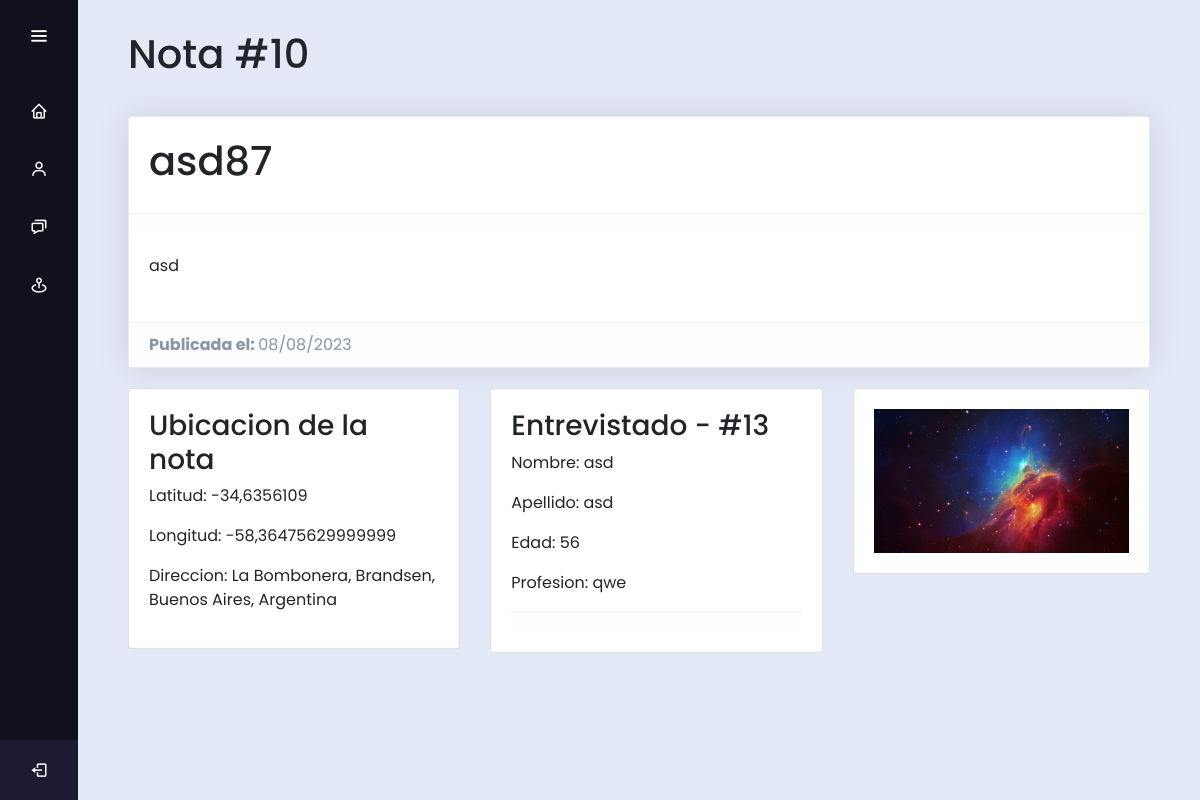
Before: /notes/10 with the older database file.
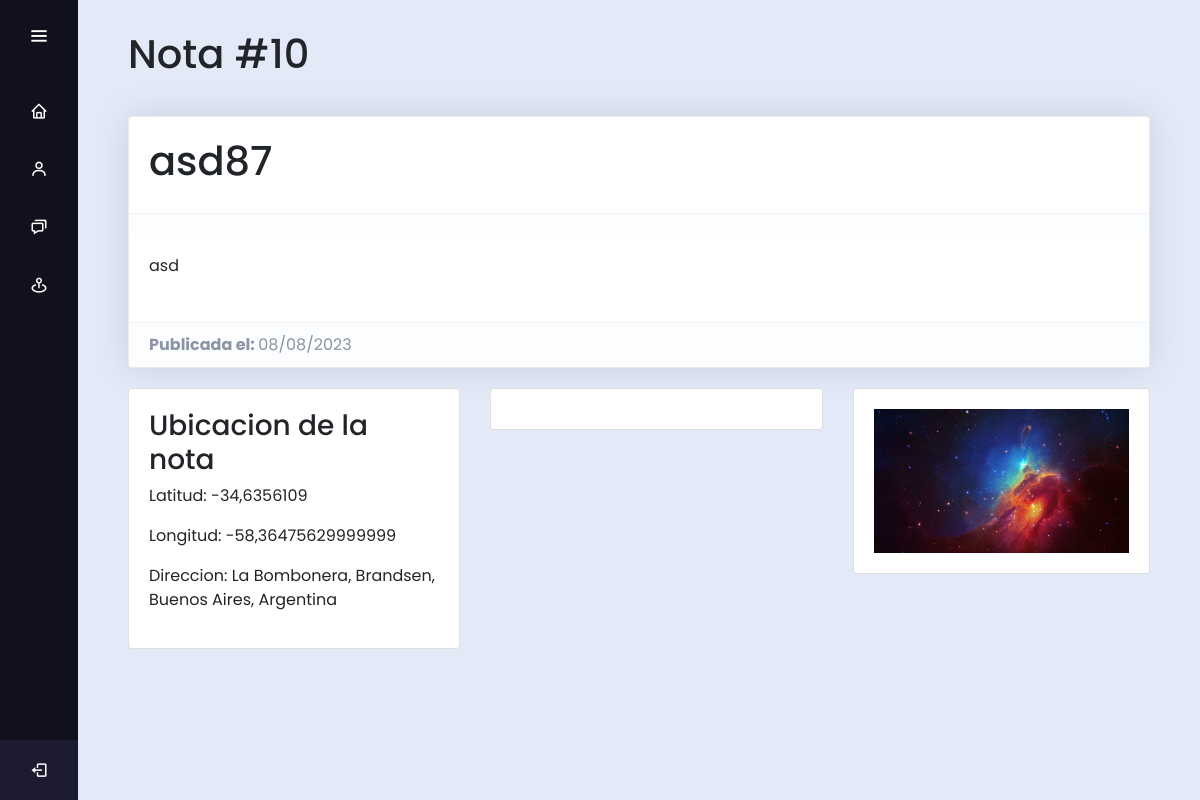
After: the same page with the newer database file.
### maps/models.py (models this page shows, shortened)
class Note(models.Model):
    user = models.ForeignKey(CustomUser, on_delete=models.CASCADE, default=CustomUser)
    titulo = models.TextField()
    texto = models.TextField()
    nroVisita = models.AutoField(primary_key=True)
    fechaHora = models.DateTimeField(auto_now_add=True)
    ubic = models.ForeignKey(Address, on_delete=models.CASCADE)
    entrevista = models.BooleanField(default=True)
    fechaEntr = models.DateField(null=True, blank=True)
    imagen = models.ImageField(upload_to='fotos/', blank=True, null=True)

class Address(models.Model):
    OPCIONES = (
        ('Cultivo', 'Cultivo'),
        ('Terreno', 'Terreno'),
        ('Rio', 'Rio'),
    )
    tipo = models.CharField(
        choices=OPCIONES,
        max_length=25,
        null=True
    )
    nombre = models.TextField()
    address = models.TextField()
    lat = models.FloatField(blank=True, null=True)
    long = models.FloatField(blank=True, null=True)

class Entrevistado(models.Model):
    nombre = models.TextField()
    apellido = models.TextField()
    edad = models.TextField(validators=[validators.RegexValidator(r'^[0-9]+$', 'Ingrese un valor numérico válido.')])
    profesion = models.TextField()
    nota = models.ForeignKey('Note', on_delete=models.CASCADE, related_name='entrevistados', blank=True, null=True)

### maps/views.py (the view)
# urls.py: path('notes/<int:note_id>', views.detail_page, name='detail_note'),
def detail_page(request, note_id):
    obj=get_object_or_404(Note,pk=note_id)
    entr = Entrevistado.objects.all()
    return render(request, 'det_nota.html', {'obj':obj, 'entr' : entr})

### deu_HM/templates/det_nota.html (shortened to what this page needs)
{% extends 'base.html' %}
{% load bootstrap5 %}
{% load static %}
{% block content %}
<head>
    <link href="https://maxcdn.bootstrapcdn.com/font-awesome/4.3.0/css/font-awesome.min.css" rel="stylesheet">
    <link rel="stylesheet" href="{% static 'css/notes.css' %}">
    <link rel="stylesheet" href="{% static 'css/new_address.css' %}">
</head>
<div style="padding-top: 30px;">
    <h1 style="padding-left: 50px; padding-bottom: 30px;">Nota #{{obj.pk}}</h1>
    <div class="card b-1 hover-shadow mb-20 mr-50 ml-50">
        <div class="media card-body">
            <h1>{{ obj.titulo }}</h1>
        </div>
        <footer class="card-footer flexbox align-items-center">
        </footer>
        <div class="media card-body">
            <div class="mb-2">
                <p>{{obj.texto}}</p>
            </div>
        </div>
        <footer class="card-footer flexbox align-items-center">
            <div>
                <strong>Publicada el: </strong>{{ obj.fechaHora|date:"d/m/Y" }}
            </div>
        </footer>
    </div>
</div>
<div class="container-fluid" style="padding-left: 50px;">
    <div class="row">
        <div class="col-md-4">
            <div class="card">
                <div class="card-body">
                    <h3 class="card-text">Ubicacion de la nota</h3>
                    <p>Latitud: {{obj.ubic.lat}}</p>
                    <p>Longitud: {{obj.ubic.long}}</p>
                    <p>Direccion: {{obj.ubic.address}}</p>
                </div>
            </div>
        </div>
            <div class="col-md-4 mr" style="width: 10rem;">
                <div class="card">
                    <div class="card-body">
                        {% for ent in entr %}
                            {% if ent.nota.pk == obj.pk %}
                                <h3 class="card-text">Entrevistado - #{{ent.pk}}</h3>
                                <p>Nombre: {{ent.nombre}}</p>
                                <p>Apellido: {{ent.apellido}}</p>
                                <p>Edad: {{ent.edad}}</p>
                                <p>Profesion: {{ent.profesion}}</p>
                                <footer class="card-footer flexbox align-items-center"></footer>
                            {% endif %}
                        {% endfor %}
                    </div>
                </div>
            </div>
        <div class="col-md-4" style="padding-right: 50px;">
            <div class="card">
            {% if obj.imagen %}
                <div class="card-body">
                    <img src="{{ obj.imagen.url }}" alt="Imagen">
                </div>
            {% endif %}
            </div>
        </div>
    </div>
</div>
{% endblock %}

### deu_HM/templates/base.html (shortened to what this page needs)
{% load static %}
<!DOCTYPE html>
<html lang="en" dir="ltr">
<head>
  <link rel="stylesheet" href='{% static "css/base.css" %}'>
  <link rel="stylesheet" href="https://cdnjs.cloudflare.com/ajax/libs/font-awesome/5.15.3/css/all.min.css">
  <link rel="stylesheet" href="https://cdn.jsdelivr.net/npm/bootstrap@4.3.1/dist/css/bootstrap.min.css"
>
  <link href='https://unpkg.com/boxicons@2.0.7/css/boxicons.min.css' rel='stylesheet'>
</head>
<header>
  <div class="sidebar">
    <div class="logo-details">
      <i class='bx bx-menu' id="btn"></i>
    </div>
    <ul class="nav-list">
      <li>
        <a href="{% url 'home' %}">
          <i class='bx bx-home'></i>
        </a>
      </li>
      <li>
        <a href="{% url 'profile' %}">
          <i class='bx bx-user'></i>
        </a>
      </li>
      <li>
        <a href="{% url 'notes' %}">
          <i class='bx bx-chat'></i>
        </a>
      </li>
      <li>
        <a href="{% url 'get_ubics' %}">
          <i class='bx bx-map-pin'></i>
        </a>
      </li>
      <li class="profile">
        <div class="profile-details">
          <div class="name_job">
            <div class="job">
            </div>
            <a href="{% url 'logout' %}" class="log_out"><i class='bx bx-log-out' id="log_out"></i></a>
      </li>
    </ul>
  </div>
</header>
<body>
  <section class="home-section">
    {% block content %}
    {% endblock %}
  </section>
</body>
<link href='https://api.mapbox.com/mapbox-gl-js/v2.15.0/mapbox-gl.css' rel='stylesheet' />
</html>

### deu_HM/static/css/base.css (style rules this page uses)
* { margin: 0; padding: 0; box-sizing: border-box; font-family: "Poppins" , sans-serif; }
.sidebar { position: fixed; left: 0; top: 0; height: 100%; width: 78px; background: #11101D; padding: 6px 14px; z-index: 99; transition: all 0.5s ease; }
.sidebar .logo-details { height: 60px; display: flex; align-items: center; position: relative; }
.sidebar .logo-details #btn { position: absolute; top: 50%; right: 0; transform: translateY(-50%); font-size: 22px; transition: all 0.4s ease; font-size: 23px; text-align: center; cursor: pointer; transition: all 0.5s ease; }
.sidebar i { color: #fff; height: 60px; min-width: 50px; font-size: 28px; text-align: center; line-height: 60px; }
.sidebar .nav-list { margin-top: 20px; height: 100%; }
.sidebar li { position: relative; margin: 8px 0; list-style: none; }
.sidebar li a { display: flex; height: 100%; width: 100%; border-radius: 12px; align-items: center; text-decoration: none; transition: all 0.4s ease; background: #11101D; }
.sidebar li i { height: 50px; line-height: 50px; font-size: 18px; border-radius: 12px; }
.sidebar li.profile { position: fixed; height: 60px; width: 78px; left: 0; bottom: -8px; padding: 10px 14px; background: #1d1b31; transition: all 0.5s ease; overflow: hidden; }
.sidebar li .profile-details { display: flex; align-items: center; flex-wrap: nowrap; }
.sidebar li.profile .name, .sidebar li.profile .job { font-size: 15px; font-weight: 400; color: #fff; white-space: nowrap; }
.sidebar li.profile .job { font-size: 12px; }
.sidebar .profile #log_out { position: absolute; top: 50%; right: 0; transform: translateY(-50%); background: #1d1b31; width: 100%; height: 60px; line-height: 60px; border-radius: 0px; transition: all 0.5s ease; }
.home-section { position: relative; background: #E4E9F7; min-height: 100vh; top: 0; left: 78px; width: calc(100% - 78px); transition: all 0.5s ease; z-index: 2; }

### deu_HM/static/css/notes.css (style rules this page uses)
body { background:#FCFCFC; }
.mb-20 { margin-bottom: 20px !important; }
.b-1 { border: 1px solid #ebebeb !important; }
.card { border: 0; border-radius: 0; margin-bottom: 30px; -webkit-transition: .5s; transition: .5s; }
.card { position: relative; display: -ms-flexbox; display: flex; -ms-flex-direction: column; flex-direction: column; min-width: 0; word-wrap: break-word; background-color: #fff; background-clip: border-box; border: 1px solid rgba(0,0,0,.125); border-radius: .25rem; }
.media { padding: 16px 12px; -webkit-transition: background-color .2s linear; transition: background-color .2s linear; }
.media { display: -ms-flexbox; display: flex; -ms-flex-align: start; align-items: flex-start; }
.card-body { -ms-flex: 1 1 auto; flex: 1 1 auto; padding: 1.25rem; }
img { max-width: 100%; }
img { vertical-align: middle; border-style: none; }
.mb-2 { margin-bottom: .5rem!important; }
.mr-50 { margin-right: 50px !important; }
.ml-50 { margin-left: 50px !important; }
.card-footer:last-child { border-radius: 0 0 calc(.25rem - 1px) calc(.25rem - 1px); }
.card-footer { background-color: #fcfdfe; border-top: 1px solid rgba(77,82,89,0.07); color: #8b95a5; padding: 10px 20px; }
.flexbox { display: -webkit-box; display: flex; -webkit-box-pack: justify; justify-content: space-between; }
.align-items-center { -ms-flex-align: center!important; align-items: center!important; }
.card-footer { padding: .75rem 1.25rem; background-color: rgba(0,0,0,.03); border-top: 1px solid rgba(0,0,0,.125); }
.card-footer { background-color: #fcfdfe; border-top: 1px solid rgba(77, 82, 89, 0.07); color: #8b95a5; padding: 10px 20px }
.card-footer>*:last-child { margin-bottom: 0 }
.hover-shadow { -webkit-box-shadow: 0 0 35px rgba(0, 0, 0, 0.11); box-shadow: 0 0 35px rgba(0, 0, 0, 0.11) }

Changed rows visible on the page:
removed Entrevistado: pk "13", nombre "asd", apellido "asd", edad "56", profesion "qwe"
